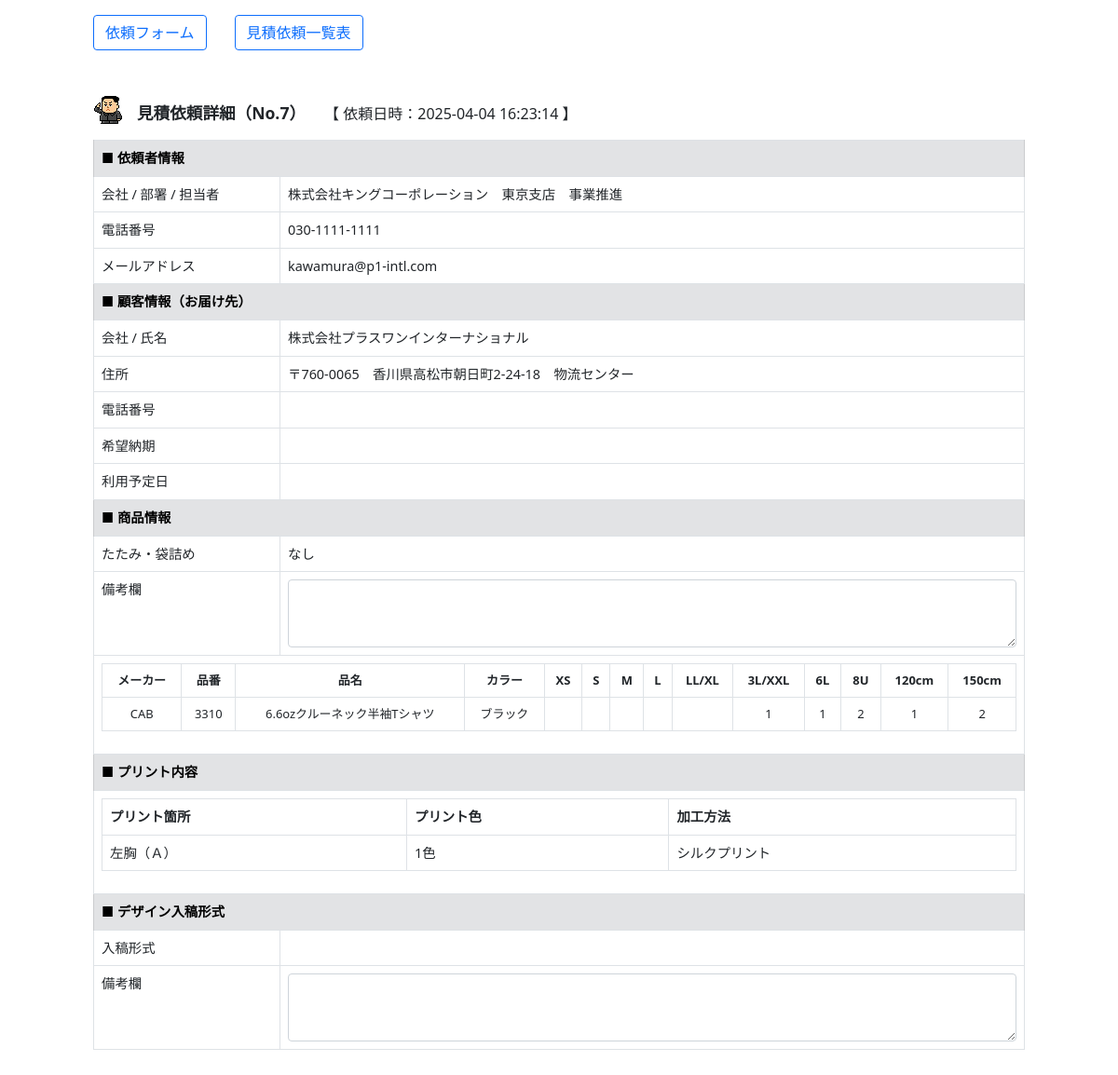
The app's page /est_detail/7 (signed in) with its own data.
### estimation/models.py (models this page shows, shortened)
class Estimation(models.Model):
    est_num=models.IntegerField("見積番号",default=0)
    est_day=models.CharField("見積日時",max_length=255,blank=True,null=True)
    com=models.CharField("会社名",max_length=255,blank=True,null=True)
    busho=models.CharField("部署",max_length=255,blank=True,null=True)
    tantou=models.CharField("担当者",max_length=255,blank=True,null=True)
    tel=models.CharField("電話番号",max_length=255,blank=True,null=True)
    mail=models.CharField("メール",max_length=255,blank=True,null=True)
    cus_com=models.CharField("顧客_会社名",max_length=255,blank=True,null=True)
    cus_name=models.CharField("顧客_氏名",max_length=255,blank=True,null=True)
    cus_yubin=models.CharField("顧客_郵便番号",max_length=255,blank=True,null=True)
    cus_adress=models.CharField("顧客_住所",max_length=255,blank=True,null=True)
    cus_tel=models.CharField("顧客_電話番号",max_length=255,blank=True,null=True)
    cus_send_day=models.CharField("顧客_納期",max_length=255,blank=True,null=True)
    cus_use_day=models.CharField("顧客_使用日",max_length=255,blank=True,null=True)
    shouhin_tatami=models.CharField("商品_たたみ袋",max_length=255,blank=True,null=True)
    shouhin_bikou=models.CharField("商品_備考",max_length=255,blank=True,null=True)
    print_bikou=models.CharField("プリント_備考",max_length=255,blank=True,null=True)
    design_yes=models.CharField("入稿データ",max_length=255,blank=True,null=True)

class Shouhin(models.Model):
    est_num=models.IntegerField("見積番号",default=0)
    maker=models.CharField("メーカー",max_length=255,blank=True,null=True)
    shouhin_num=models.CharField("商品番号",max_length=255,blank=True,null=True)
    shouhin_name=models.CharField("商品名",max_length=255,blank=True,null=True)
    color=models.CharField("カラー",max_length=255,blank=True,null=True)
    size=models.CharField("サイズ",max_length=255,blank=True,null=True)
    suryo=models.CharField("数量",max_length=255,blank=True,null=True)

class Print(models.Model):
    est_num=models.IntegerField("見積番号",default=0)
    point=models.CharField("プリント箇所",max_length=255,blank=True,null=True)
    color=models.CharField("プリント色",max_length=255,blank=True,null=True)
    way=models.CharField("加工方法",max_length=255,blank=True,null=True)

### estimation/views.py (the view)
# urls.py: path('est_detail/<int:est_num>', est_detail, name="est_detail"),
@login_required
def est_detail(request,est_num):
    est_data=Estimation.objects.get(est_num=est_num)
    shouhin_data=Shouhin.objects.filter(est_num=est_num)
    print_data=Print.objects.filter(est_num=est_num)
    shouhin_list=[]
    for i in shouhin_data:
        li_1=["メーカー","品番","品名","カラー"]
        for h in eval(i.size):
            li_1.append(h)
        li_2=[i.maker,i.shouhin_num,i.shouhin_name,i.color]
        for h in eval(i.suryo):
            li_2.append(h)
        shouhin_list.append([li_1,li_2])
    print_list=[]
    for i in print_data:
        print_list.append({"point":i.point,"color":i.color,"way":i.way})
    design_list=[]
    design_type=["イラストレータ（.ai）","フォトショップ（.psd）","画像データ（.jpg / .tiff / .pdf）","手書きデータ","その他（右の備考欄にご記入ください）"]
    design_yes=eval(est_data.design_yes)
    for i in range(len(design_yes)):
        if design_yes[i]==True:
            design_list.append(design_type[i])
    params={
        "est_data":est_data,
        "shouhin_list":shouhin_list,
        "print_list":print_list,
        "design_list":design_list,
    }
    return render(request,"estimation/detail.html",params)

### estimation/templates/estimation/detail.html (shortened to what this page needs)
{% load static %}
<!DOCTYPE html>
<html lang="ja">
<head>
    <link rel="stylesheet" href="{% static 'main.css' %}">
    <link href="https://cdn.jsdelivr.net/npm/bootstrap@5.0.2/dist/css/bootstrap.min.css" rel="stylesheet">
    <link rel="stylesheet" href="https://cdn.jsdelivr.net/npm/bootstrap-icons@1.8.0/font/bootstrap-icons.css">
</head>
<body>
    <div class="mt-3 mb-5" style="margin: 0 auto; width: 1000px;">
        <div class="flex2">
            <div><a href="{% url 'est:index' %}"><button type="button" class="btn btn-outline-primary">依頼フォーム</button></a></div>
            <div style="margin-left: 30px;"><a href="{% url 'est:list_index' %}"><button type="button" class="btn btn-outline-primary">見積依頼一覧表</button></a></div>
        </div>
        <div class="flex2 mt-5" style="align-items: end;">
            <div><img src="{% static 'kim_jong_un.gif' %}"></div>
            <div style="font-size: 1.1em; font-weight: bold; margin-left: 15px;">見積依頼詳細（No.{{est_data.est_num}}）</div>
            <div style="margin-left: 20px;">【 依頼日時：{{est_data.est_day}} 】</div>
        </div>
        <div class="mt-3">
            <table class="table table-bordered detail" style="font-size: 0.9em; width: 1000px;">
                <tbody>
                    <tr>
                        <th colspan="2" class="table-secondary">■ 依頼者情報</th>
                    </tr>
                    <tr>
                        <td>会社 / 部署 / 担当者</td>
                        <td>{{est_data.com}}　{{est_data.busho}}　{{est_data.tantou}}</td>
                    </tr>
                    <tr>
                        <td>電話番号</td>
                        <td>{{est_data.tel}}</td>
                    </tr>
                    <tr>
                        <td>メールアドレス</td>
                        <td>{{est_data.mail}}</td>
                    </tr>
                    <tr>
                        <th colspan="2" class="table-secondary">■ 顧客情報（お届け先）</th>
                    </tr>
                    <tr>
                        <td style="width: 200px;">会社 / 氏名</td>
                        <td>{{est_data.cus_com}}　{{est_data.cus_name}}</td>
                    </tr>
                    <tr>
                        <td>住所</td>
                        <td>〒{{est_data.cus_yubin}}　{{est_data.cus_adress}}</td>
                    </tr>
                    <tr>
                        <td>電話番号</td>
                        <td>{{est_data.cus_tel}}</td>
                    </tr>
                    <tr>
                        <td>希望納期</td>
                        <td>{{est_data.cus_send_day}}</td>
                    </tr>
                    <tr>
                        <td>利用予定日</td>
                        <td>{{est_data.cus_use_day}}</td>
                    </tr>
                    <tr>
                        <th colspan="2" class="table-secondary">■ 商品情報</th>
                    </tr>
                    <tr>
                        <td>たたみ・袋詰め</td>
                        <td>{{est_data.shouhin_tatami}}</td>
                    </tr>
                    <tr>
                        <td style="vertical-align: top;">備考欄</td>
                        <td><textarea class="form-control" style="font-size: 0.9em;" rows="3">{{est_data.shouhin_bikou}}</textarea></td>
                    </tr>
                    {% for i in shouhin_list %}
                    <tr>
                        <td colspan="2">
                            <table class="table table-bordered" style="font-size: 0.9em;">
                                <tr>
                                    {% for h in i.0 %}
                                    <th style="text-align: center;">{{h}}</th>
                                    {% endfor %}
                                </tr>
                                <tr>
                                    {% for h in i.1 %}
                                    <td style="text-align: center;">{{h}}</td>
                                    {% endfor %}
                                </tr>
                            </table>
                        </td>
                    </tr>
                    {% endfor %}
                    <tr>
                        <th colspan="2" class="table-secondary">■ プリント内容</th>
                    </tr>
                    <tr>
                        <td colspan="2">
                            <table class="table table-bordered">
                                <tr>
                                    <th>プリント箇所</th>
                                    <th>プリント色</th>
                                    <th>加工方法</th>
                                </tr>
                                {% for i in print_list %}
                                <tr>
                                    <td>{{i.point}}</td>
                                    <td>{{i.color}}</td>
                                    <td>{{i.way}}</td>
                                </tr>
                                {% endfor %}
                            </table>
                        </td>
                    </tr>
                    <tr>
                        <th colspan="2" class="table-secondary">■ デザイン入稿形式</th>
                    </tr>
                    <tr>
                        <td>入稿形式</td>
                        <td>
                        </td>
                    </tr>
                    <tr>
                        <td style="vertical-align: top;">備考欄</td>
                        <td><textarea class="form-control" style="font-size: 0.9em;" rows="3">{{est_data.print_bikou}}</textarea></td>
                    </tr>
                </tbody>
            </table>
        </div>
    </div>
</body>
</html>

### estimation/static/main.css (style rules this page uses)
.flex2 { display: flex; flex-wrap: wrap; }
.size th,td { text-align: center; vertical-align: middle; }
.detail th,td { text-align: left; vertical-align: middle; }

### records on screen
Estimation: est_num "7", est_day "2025-04-04 16:23:14", com "株式会社キングコーポレーション", busho "東京支店", tantou "事業推進", tel "030-1111-1111", mail "kawamura@p1-intl.com", cus_com "株式会社プラスワンインターナショナル", cus_yubin "760-0065", cus_adress "香川県高松市朝日町2-24-18 物流センター", shouhin_tatami "なし"
Shouhin: 1 "CAB" "3310" "6.6ozクルーネック半袖Tシャツ" "ブラック"
Print: point "左胸（Ａ）", color "1色", way "シルクプリント"

### other values on screen
{{ h }} "メーカー" "品番" "品名" "カラー" "XS" "S" "M" "L" "LL/XL" "3L/XXL" "6L" "8U" "120cm" "150cm"
{{ h }} "1" "1" "2" "1" "2"
